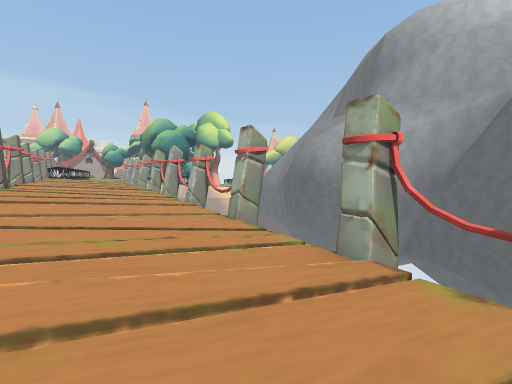
[1] (above)

21 first-person views from a walk through a Unity game level. The camera is 1.3 m above the floor, looks level and sees 80° across. The floor is counted in squares, 2 m on a side. Each view is taken from the middle of a square. On the plan, view 1 faces up. The plan holds only what a view shows up to about 10 squares ahead; the rest is blank. The place goes on beyond the plan. Some surface patterns are stand-ins.

[2]
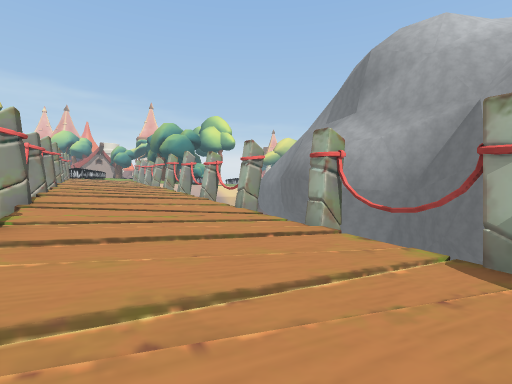

[3]
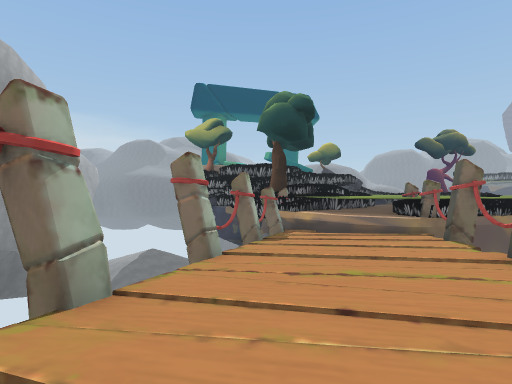

[4]
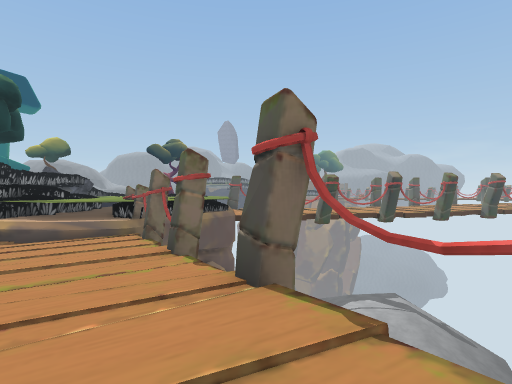

[5]
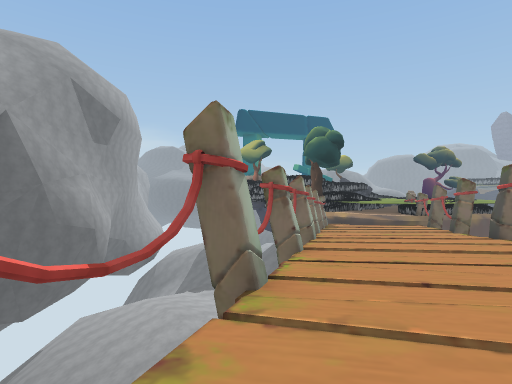

[6]
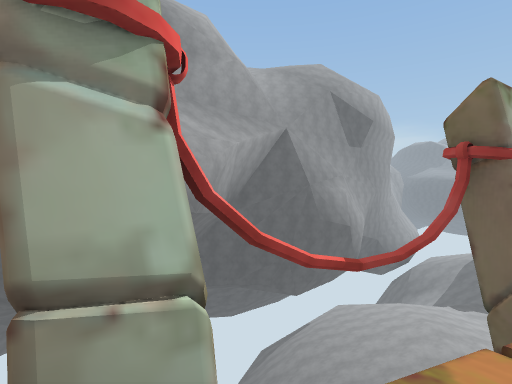

[7]
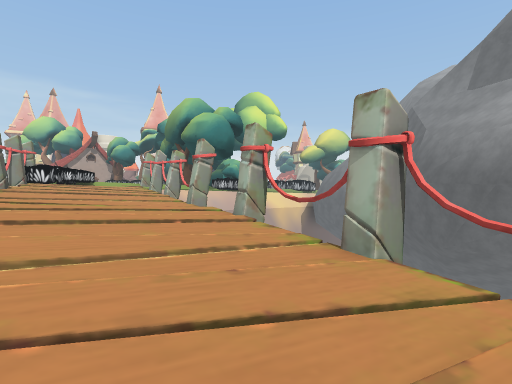

[8]
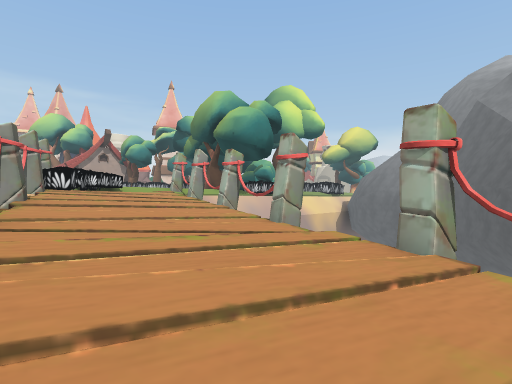

[9]
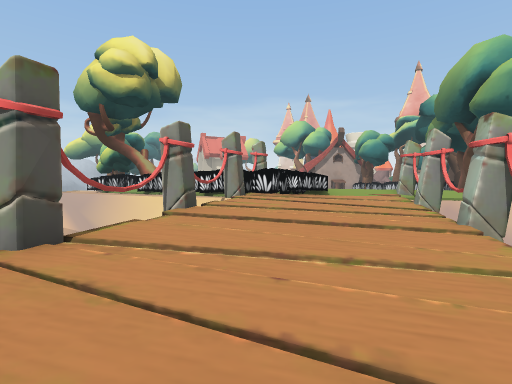

[10]
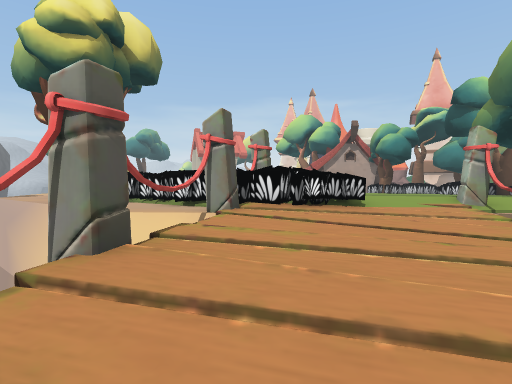

[11]
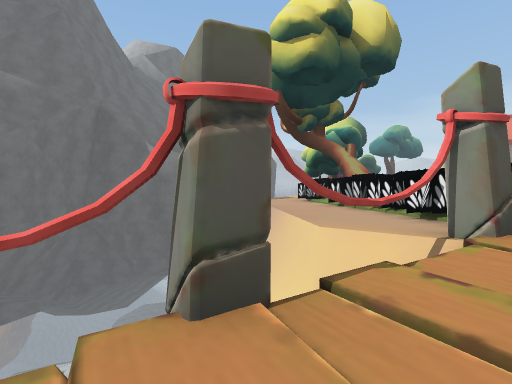

[12]
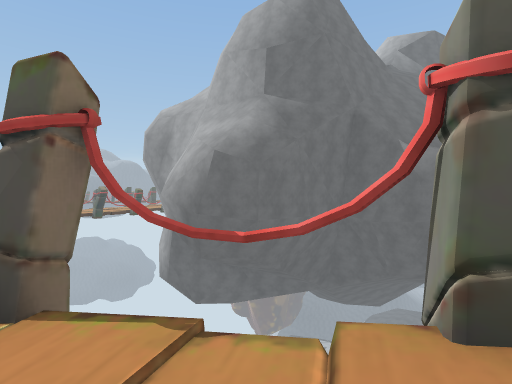

[13]
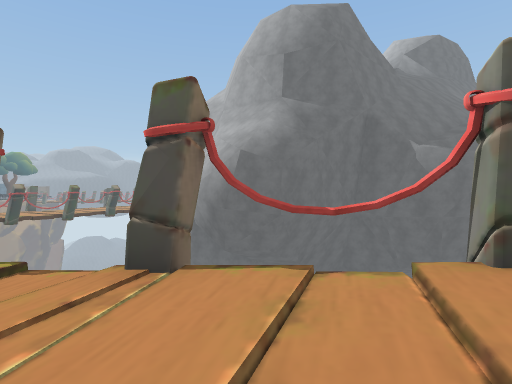

[14]
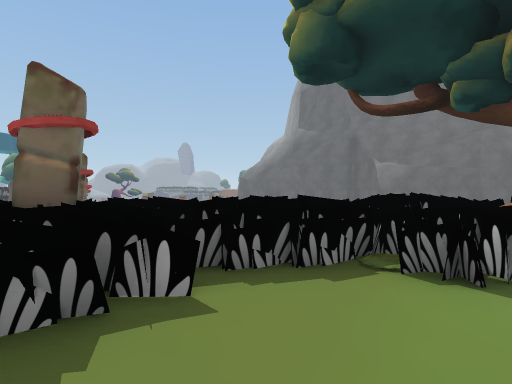

[15]
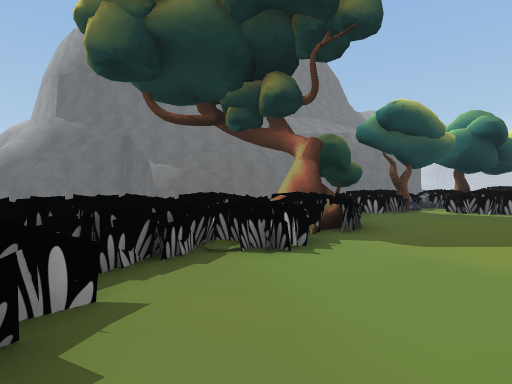

[16]
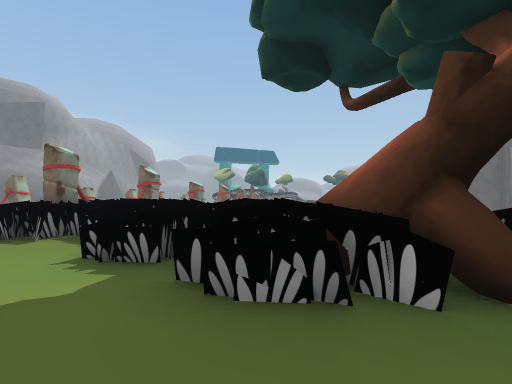

[17]
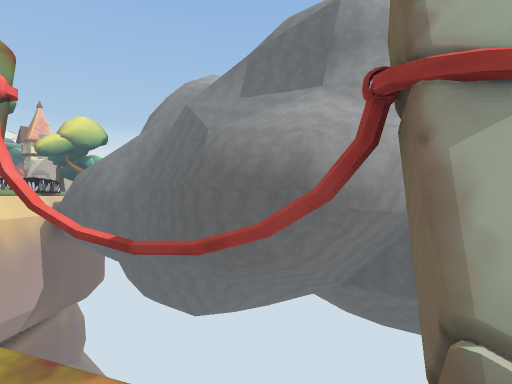

[18]
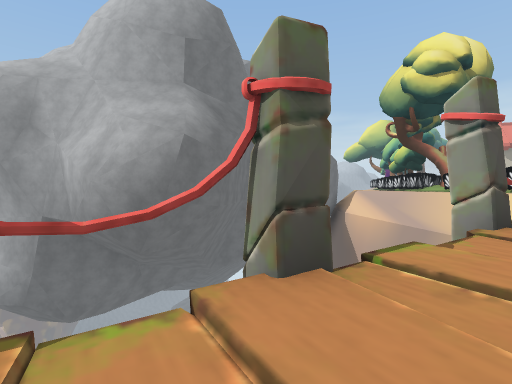

[19]
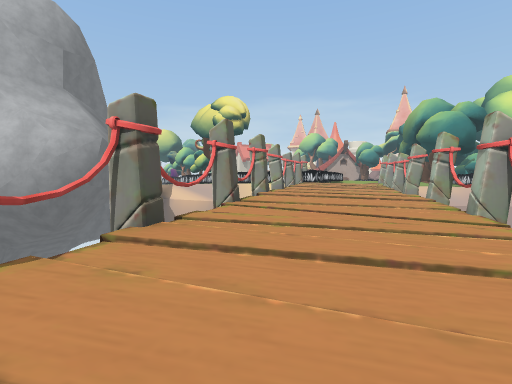

[20]
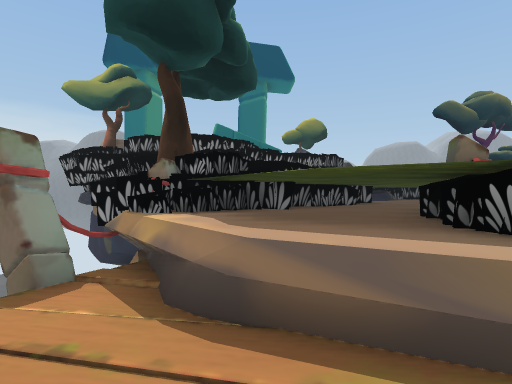

[21]
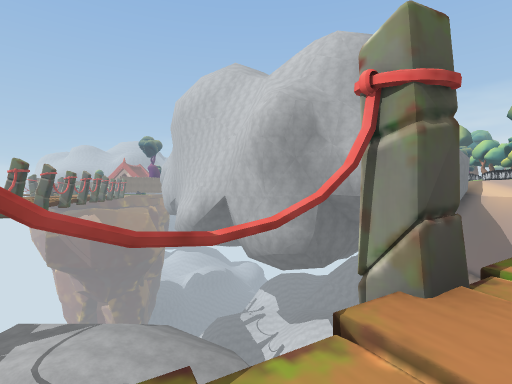

### Floor plan
Key: @ floor where view 1 was taken; # wall or solid block; x gap in a wall; . main floor; - floor 0.75 m lower than the main floor; _ floor 1.75 m lower than the main floor; < floor 2.5 m lower than the main floor; ( floor 3.25 m lower than the main floor; ! floor 4 m lower than the main floor; / step, stairs or slope; = window, fence, low wall or low ledge; ^ raised ledge; v drop or lower ground; T tree; R rock; O other object.
Columns run from 27 left of view 1 to 6 right of it. Each row starts with its distance up from view 1.
 22         ......  ..#-v
 21   OOO.........OO..-vv
 20 TTOO.....OO..OOO..-x
 19  ORRTO..#OOOOO#OO.-#v
 18    O TTO#OOOOOOO----v        #
 17    O  OO..O....#----#v       #
 16         .......#----_=       ##
 15        vvvvvvvvv#--___v      v##
 14      ##v  vv    vv-___v       v###
 13       ##v        v_____v       vv#
 12        ##        v#____#v
 11         #         v_____v      vv
 10         #v         x ___#v    vvvv
  9         #####      v_____=    vvvv
  8             #v      #___<<x   vvv
  7             ##      v__<<<#   vvv
  6             ##       x<<<<<x  vvv
  5            ##v       v<<<<(/   vv
  4            #v         v<<<(/v
  3            #           #<((/#v
  2            #            //(((v
  1                         #(((((#
  0                   vv    v((@((v
 -1                  vvv     #(((((x
 -2                 vvvvv     v(((!x
 -3                 vvvvv     v^^^^O#O
 -4                 vvvvv     O#^###O

Where each view was taken, in squares from view 1:
view 1: 0 up, 0 right, facing up
view 2: 2 down, 0 right, facing up
view 3: 6 up, 3 left, facing down-right
view 4: 6 up, 4 left, facing down
view 5: 12 up, 5 left, facing down-right
view 6: 12 up, 5 left, facing right
view 7: 7 up, 4 left, facing up
view 8: 9 up, 6 left, facing up
view 9: 12 up, 6 left, facing up-left
view 10: 14 up, 8 left, facing up-left
view 11: 15 up, 9 left, facing left
view 12: 15 up, 9 left, facing down-left
view 13: 15 up, 8 left, facing down-left
view 14: 22 up, 15 left, facing down
view 15: 22 up, 14 left, facing down-left
view 16: 21 up, 20 left, facing down-right
view 17: 10 up, 4 left, facing up-right
view 18: 10 up, 6 left, facing left
view 19: 4 up, 2 left, facing up-left
view 20: 1 down, 0 right, facing down-right
view 21: 0 up, 1 left, facing left
